Frame 1 (no input): blank canvas, image omitted
Frame 60 (the mouse pressed at the canvas centre just before this capture): blank canvas, image omitted
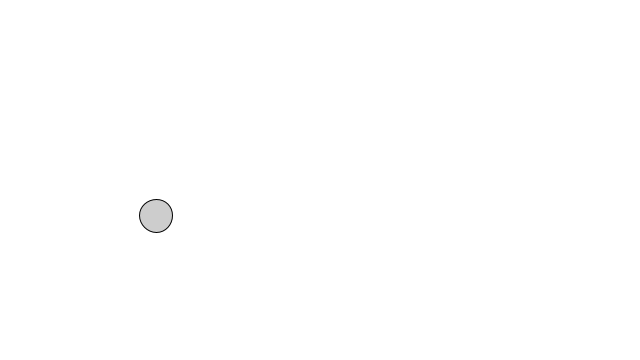
Frame 120 (the mouse held since frame 60 and released just before this capture)

The Processing sketch whose frames 1 and 60 were blank and that drew this single picture after the mouse press (run headless with seeded random() and noise(); from frame 60 on, the mouse is pressed at the canvas centre):

// Processing sketch: sketch_9_5_Flexible_Arrays
// ── sketch_9_5_Flexible_Arrays.pde
// Arrays of Flexible Size
// Learning Processing
// The Coding Train / Daniel Shiffman
// https://thecodingtrain.com/Courses/learning-processing/9-arrays/9.5-flexible-arrays.html
// https://youtu.be/Hf-AHwRaodA

Bubble[] bubbles = new Bubble[100];
int total = 0;

void setup() {
  size(640, 360);
  for (int i = 0; i < bubbles.length; i++) {
    bubbles[i] = new Bubble(random(20, 40));
  }
}

void mousePressed() {
  total = total + 1;
}

void keyPressed() {
  total = total - 1;
}

void draw() {
  background(255);
  for (int i = 0; i < total; i++) {
    bubbles[i].ascend();
    bubbles[i].display();
    bubbles[i].top();
  }
}

// ── Bubble.pde
class Bubble {

  float x;
  float y;
  float diameter;
  float yspeed;

  Bubble(float tempD) {
    x = random(width);
    y = height;
    diameter = tempD;
    yspeed = random(0.5, 2.5);
  }

  void ascend() {
    y = y - yspeed;
    x = x + random(-2,2);
  }

  void display() {
    stroke(0);
    fill(127,100);
    ellipse(x, y, diameter, diameter);
  }

  void top() {
    if (y < -diameter/2) {
      y = height+diameter/2;
    }
  }
}
